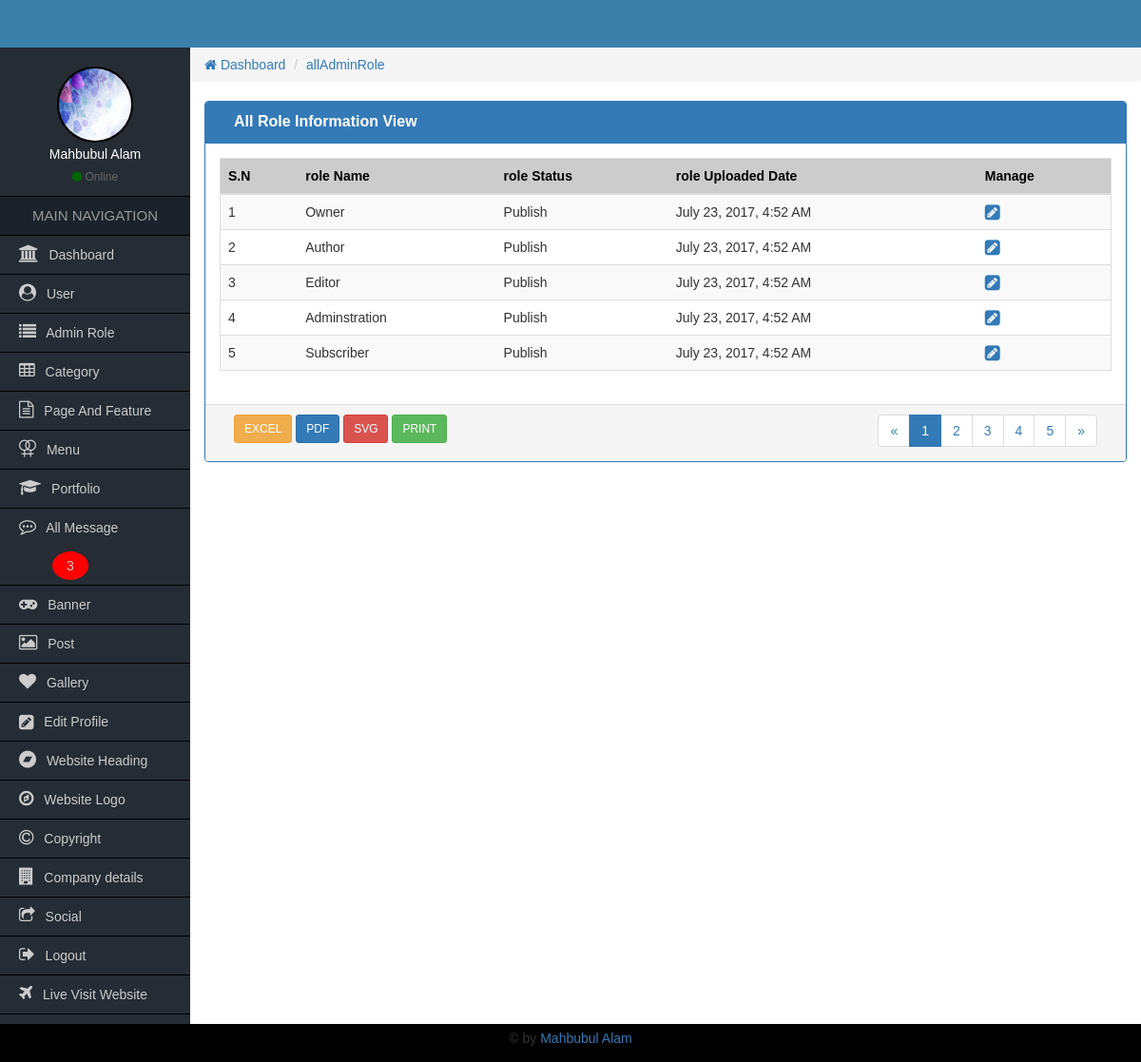
The app's page /Admin/allAdminRole.php (signed in) with its own data.
### tables this page shows
CREATE TABLE `tbl_admin_user_role` (
  `roleId` int(3) NOT NULL,
  `roleName` varchar(50) DEFAULT NULL,
  `roleStatus` tinyint(2) NOT NULL,
  `roleCreateDate` timestamp NOT NULL DEFAULT CURRENT_TIMESTAMP
);

### Admin/functions/function.php (called while the page is built, shortened)
<?php
    function getHeader(){
        require_once "inc/header.php";
    }
    function getSidebar(){
            require_once "inc/sidebar.php";
        }
    function getBread(){
            require_once "inc/bread.php";
        }
    function getFooter(){
            require_once "inc/footer.php";
        }
    function formatDate($date){
         return date('F j, Y, g:i A',strtotime($date));
     }
?>

### Admin/allAdminRole.php (the view, shortened to what this page needs)
<?php
    require_once "functions/function.php";
?>
<?php
    getSidebar();
?>
                <div class="col-md-12">
                	<div class="panel panel-primary">
                        <div class="panel-heading">
                            <div class="col-md-9 heading_title">
                                All Role Information View
                             </div>
                            <div class="clearfix"></div>
                        </div>
                      <div class="panel-body">
                          <table class="table table-responsive table-striped table-hover table_cus">
                          		<thead class="table_head">
                            		<tr>
                                    	<th>S.N</th>
                                    	<th>role Name</th>
                                        <th>role Status</th>
                                        <th>role Uploaded Date</th>
                                        <th>Manage</th>
                                    </tr>
                            	</thead>
                                <tbody>
                                 <?php
                                    $query = "SELECT * FROM tbl_admin_user_role ORDER BY roleId ASC";
                                    $result = mysqli_query($con,$query)->fetch_all(MYSQLI_ASSOC);
                                    if($result){
                                        $i=0;
                                        foreach($result as $role){
                                 ?>
                                	<tr>
                                        <td><?=++$i;?></td>
                                    	<td><?=$role['roleName'];?></td>
                                        <td><?php if($role['roleStatus']==1){echo "Unpublish";}else{echo "Publish";}?></td>
                                        <td><?=formatDate($role['roleCreateDate']);?></td>
                                        <td>
                                           <a href="EditAdminRole.php?roleEditId=<?=$role['roleId'];?>"><i class="fa fa-pencil-square fa-lg"></i></a>
                                        </td>
                                    </tr>
                                    <?php } } ?>
                                </tbody>
                          </table>
                      </div>
                      <div class="panel-footer">
                        <div class="col-md-4">
                        	<a href="#" class="btn btn-sm btn-warning">EXCEL</a>
                            <a href="#" class="btn btn-sm btn-primary">PDF</a>
                            <a href="#" class="btn btn-sm btn-danger">SVG</a>
                            <a href="#" class="btn btn-sm btn-success">PRINT</a>
                        </div>
                        <div class="col-md-4">
                        </div>
                        <div class="col-md-4 text-right">
                        	<nav aria-label="Page navigation">
                              <ul class="pagination pagina_cus">
                                <li>
                                  <a href="#" aria-label="Previous">
                                    <span aria-hidden="true">&laquo;</span>
                                  </a>
                                </li>
                                <li class="active"><a href="#">1</a></li>
                                <li><a href="#">2</a></li>
                                <li><a href="#">3</a></li>
                                <li><a href="#">4</a></li>
                                <li><a href="#">5</a></li>
                                <li>
                                  <a href="#" aria-label="Next">
                                    <span aria-hidden="true">&raquo;</span>
                                  </a>
                                </li>
                              </ul>
                            </nav>
                        </div>
                        <div class="clearfix"></div>
                      </div>
                    </div>
                </div>

### Admin/inc/sidebar.php
<div class="col-md-2 sidebar pd0">
            	<div class="side_user">
                   <?php
                      $userId = $_SESSION['userId'];
                      $query = "SELECT * FROM tbl_admin_user WHERE userId='$userId'";
                      global $con;
                      $result = mysqli_query($con,$query);
                      $resultAdmin = mysqli_fetch_array($result);
                      if($resultAdmin['userImage'] != NULL){
                    ?>
                	<img class="img-responsive" src="uploads/<?=$resultAdmin['userImage'];?>"/>
                   <?php }else{ ?>
                	<img class="img-responsive" src="images/avatar.png"/>
                   <?php } ?>
                    <h4><?=$resultAdmin['userName'];?></h4>
                    <span><i class="fa fa-circle"></i> Online</span>
                </div>
                <h2>MAIN NAVIGATION</h2>
                <ul>
                	<li><a href="index.php"><i class="fa fa-university"></i> Dashboard</a></li>
                   <?php if($_SESSION['roleId'] <= 2){ ?>
                        <li><a href="allUser.php"><i class="fa fa-user-circle"></i> User</a></li>
                        <li><a href="allAdminRole.php"><i class="fa fa-list"></i> Admin Role</a></li>
                    <?php } ?>
                    <?php if($_SESSION['roleId'] <= 4){ ?>
                        <li><a href="allCategory.php"><i class="fa fa-table"></i> Category</a></li>
                        <li><a href="allPageAndFeature.php"><i class="fa fa-file-text-o"></i> Page And Feature</a></li>
                    <?php } ?>
                    <?php if($_SESSION['roleId'] <= 3){ ?>
                       <li><a href="allMenu.php"><i class="fa fa-venus-double" aria-hidden="true"></i> Menu</a></li>
                       <li><a href="allPortfolio.php"><i class="fa fa-graduation-cap" aria-hidden="true"></i> Portfolio</a></li>
                       <?php
                            global $con;
                            $query = "SELECT * FROM tbl_contact WHERE contactStatus='1'";
                            $messageResult = mysqli_query($con,$query);
                            $count = mysqli_num_rows($messageResult);
                        ?>
                        <li><a href="allMessage.php"><i class="fa fa-commenting-o"></i> All Message <?php if($count > 0){?><span style="border-radius:50%;background-color:red;padding:7px 15px;margin-left:35px;"><?=$count;?></span><?php }?></a></li>
                    <?php } ?>
                    <li><a href="allBanner.php"><i class="fa fa-gamepad"></i> Banner</a></li>
                    <li><a href="allPost.php"><i class="fa fa-image"></i> Post</a></li>
                    <li><a href="allGallery.php"><i class="fa fa-heart"></i> Gallery</a></li>
                    <li><a href="userProfileMenu.php?userEditId=<?php echo $_SESSION['userId'];?>"><i class="fa fa-pencil-square fa-lg"></i> Edit Profile</a></li>
                    <?php if($_SESSION['roleId'] <= 2){ ?>
                        <li><a href="website_heading.php"><i class="fa fa-bandcamp"></i> Website Heading</a></li>
                        <li><a href="website_logo.php"><i class="fa fa-compass" aria-hidden="true"></i> Website Logo</a></li>
                        <li><a href="website_copyright.php"><i class="fa fa-copyright"></i> Copyright</a></li>
                        <li><a href="company_details.php"><i class="fa fa-building" aria-hidden="true"></i> Company details</a></li>
                        <li><a href="social_url.php"><i class="fa fa-share-square-o"></i> Social</a></li>
                    <?php } ?>
                    <li><a href="logout.php"><i class="fa fa-sign-out"></i> Logout</a></li>
                    <li><a href="../index.php" target="_blank"><i class="fa fa-plane"></i> Live Visit Website</a></li>
                </ul>
            </div>

### Admin/css/style.css (style rules this page uses)
* { margin:0px; padding:0px; outline:0px; }
img { border:0px; }
ul, ol { list-style-type:none; }
a { text-decoration:none; }
.pd0 { padding-left:0px; padding-right:0px; padding-top:0px; padding-bottom:0px; }
body { font-family:Verdana, Geneva, sans-serif; }
.sidebar { background-color:#252c34; min-height:600px; }
.side_user { text-align:center; color:#fff; padding:20px 0px 10px; border-bottom:1px solid #000; }
.side_user img { width:80px; height:80px; border:2px solid #000; border-radius:50%; display:inline-block; }
.side_user h4 { font-size:14px; margin:5px 0px; }
.side_user span { color:#666; font-size:12px; }
.side_user span i { color:#060; }
.sidebar h2 { font-size:15px; text-align:center; margin:0px; line-height:40px; background-color:#1b222a; color:#999; border-bottom:1px solid #000; }
.sidebar ul li a { font-size:14px; color:#CCC; line-height:40px; padding-left:20px; display:block; border-bottom:1px solid #000; }
.sidebar ul li a i { font-size:18px; padding-right:7px; }
.heading_title { font-size:16px; font-weight:bold; }
.table_cus { border:1px solid #ddd; }
.table_head { background-color:#ccc; color:#000; }
.pagina_cus { padding:0px; margin:0px; }

### records on screen
tbl_admin_user_role: roleName "Owner", roleStatus "Publish", roleCreateDate "July 23, 2017, 4:52 AM"
tbl_admin_user_role: roleName "Author", roleStatus "Publish", roleCreateDate "July 23, 2017, 4:52 AM"
tbl_admin_user_role: roleName "Editor", roleStatus "Publish", roleCreateDate "July 23, 2017, 4:52 AM"
tbl_admin_user_role: roleName "Adminstration", roleStatus "Publish", roleCreateDate "July 23, 2017, 4:52 AM"
tbl_admin_user_role: roleName "Subscriber", roleStatus "Publish", roleCreateDate "July 23, 2017, 4:52 AM"

### other values on screen
$resultAdmin['userName'] "Mahbubul Alam"
$count "3"
getCurrentPage() "allAdminRole"
